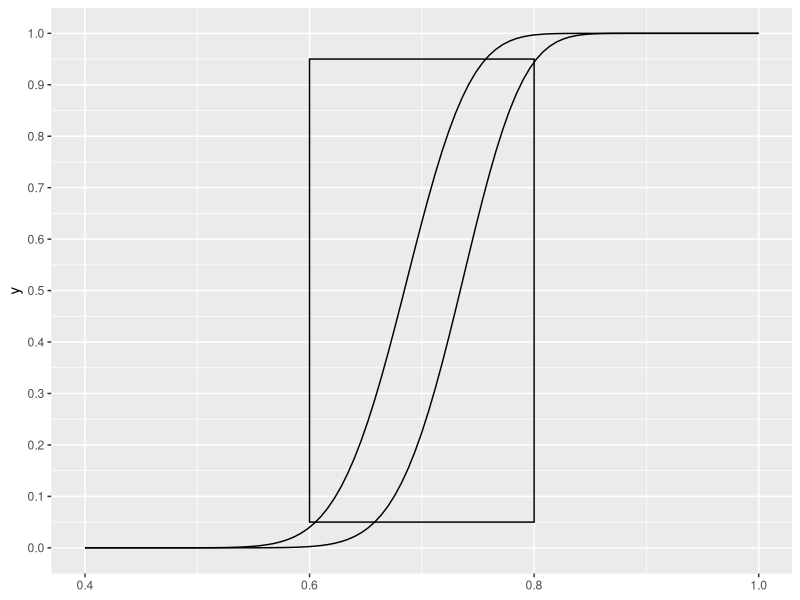

This figure's R source:
## ---- chunk 1
knitr::opts_chunk$set(echo = TRUE)
library(ggplot2)
## ---- chunk 2
f1 <- function(p){
  P1 <- 1 - pbinom(68,100,p)
}
f2 <- function(p) {
  P2 <- 1 - pbinom(73,100,p)
}
ggplot() +
  stat_function(fun = f1) +
  stat_function(fun = f2) +
  scale_x_continuous(limits = c(0.4, 1)) +
  scale_y_continuous(breaks= seq(0, 1, 0.1)) +
  annotate("rect", xmin = 0.6, xmax = 0.8, 
           ymin = 0.05, ymax = 0.95, alpha = 0.1, color = "black", fill = NA)
